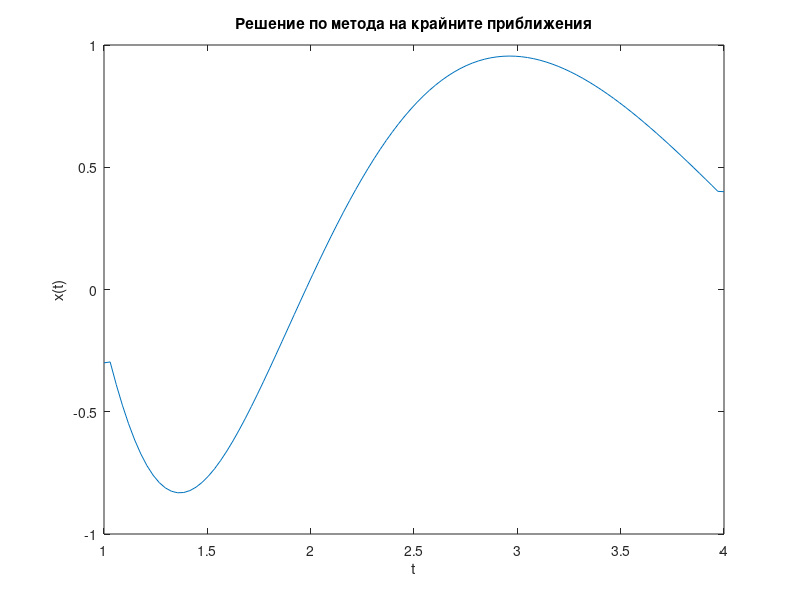

MATLAB code to generate this figure:
function thirdTask
% Задаване на параметри
a = 1; b = 4; % граници на интервала
alpha = -0.3; %x(a)=alpha
beta = 0.4; % x(b)=beta
n = 100; % брой точки на дискретизация
h = (b-a)/(n+1); % стъпка на дискретизация
t=a:h:b;
% Дефиниране на матрицата на коефициентите и вектора на дясната страна
A = zeros(n,n);
f = zeros(n,1);
for i = 1:n
    if i ~= 1; A(i,i-1) = h/(2*t(i)) - 1;
    end
    A(i,i) = 2 - (16*h^2)/(t(i)^2);
    if i ~= n; A(i,i+1) = -h/(2*t(i)) - 1;
    end
    f(i) = -h^2*sin(1/t(i)^2);
end
% Прилагане на граничните условия
A(1,:) = 0; A(1,1) = 1;
A(n,:) = 0; A(n,n) = 1;
f(1) = f(1) - alpha*(h/(2*t(1)) - 1);
f(n) = f(n) - beta*(-h/(2*t(n)) - 1);
% Решаване на системата
%x = A\f;
% Визуализация на решението
%xx=[alpha;x;beta];
figure(3),plot(t,[alpha;A\f;beta]);
xlabel('t');
ylabel('x(t)');
title('Решение по метода на крайните приближения');
end
